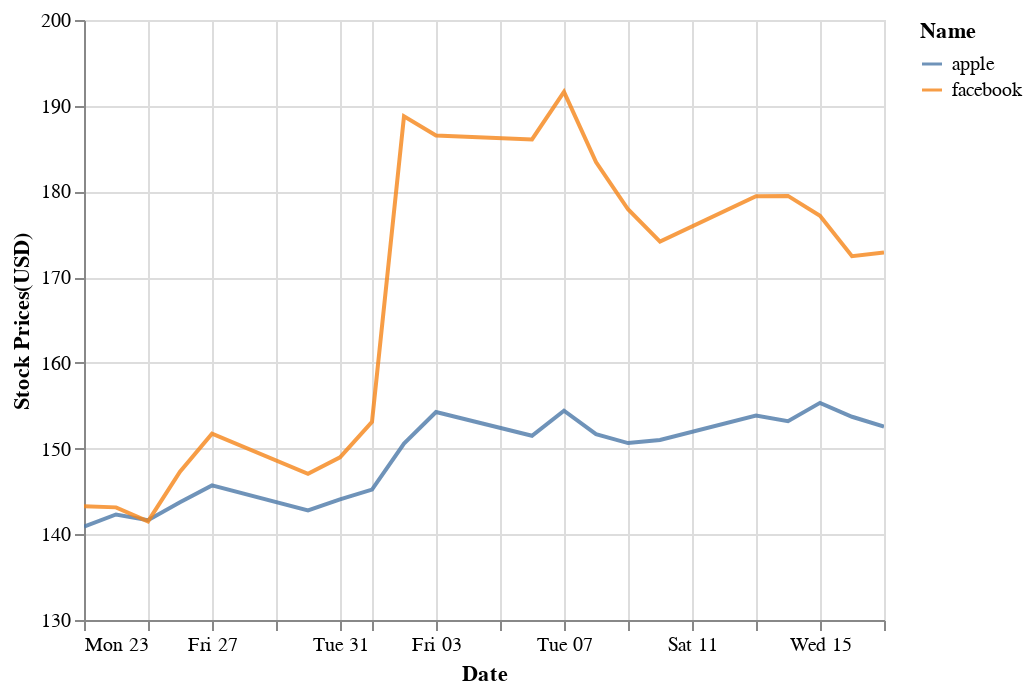

The code cell stored with this chart in its notebook:
### Code cell
chart

### Figure 1 — Vega-Lite specification as saved in the notebook (floating-point values rounded to 4 significant figures)
{"config": {"view": {"continuousWidth": 400, "continuousHeight": 300}}, "data": {"name": "data-8f645c54ff1699d93a41fed33a2a28b5"}, "mark": {"type": "line", "clip": true, "opacity": 0.8}, "encoding": {"color": {"field": "Name", "type": "nominal"}, "x": {"field": "Date", "type": "temporal"}, "y": {"field": "Stock Prices(USD)", "scale": {"domain": [130, 200]}, "stack": null, "type": "quantitative"}}, "$schema": "https://vega.github.io/schema/vega-lite/v4.17.0.json", "datasets": {"data-8f645c54ff1699d93a41fed33a2a28b5": [{"Date": "23 January 2023", "Name": "apple", "Stock Prices(USD)": 140.9}, {"Date": "24 January 2023", "Name": "apple", "Stock Prices(USD)": 142.3}, {"Date": "25 January 2023", "Name": "apple", "Stock Prices(USD)": 141.6}, {"Date": "26 January 2023", "Name": "apple", "Stock Prices(USD)": 143.7}, {"Date": "27 January 2023", "Name": "apple", "Stock Prices(USD)": 145.7}, {"Date": "30 January 2023", "Name": "apple", "Stock Prices(USD)": 142.8}, {"Date": "31 January 2023", "Name": "apple", "Stock Prices(USD)": 144.1}, {"Date": "01 February 2023", "Name": "apple", "Stock Prices(USD)": 145.2}, {"Date": "02 February 2023", "Name": "apple", "Stock Prices(USD)": 150.6}, {"Date": "03 February 2023", "Name": "apple", "Stock Prices(USD)": 154.3}, {"Date": "06 February 2023", "Name": "apple", "Stock Prices(USD)": 151.5}, {"Date": "07 February 2023", "Name": "apple", "Stock Prices(USD)": 154.4}, {"Date": "08 February 2023", "Name": "apple", "Stock Prices(USD)": 151.7}, {"Date": "09 February 2023", "Name": "apple", "Stock Prices(USD)": 150.6}, {"Date": "10 February 2023", "Name": "apple", "Stock Prices(USD)": 151.0}, {"Date": "13 February 2023", "Name": "apple", "Stock Prices(USD)": 153.9}, {"Date": "14 February 2023", "Name": "apple", "Stock Prices(USD)": 153.2}, {"Date": "15 February 2023", "Name": "apple", "Stock Prices(USD)": 155.3}, {"Date": "16 February 2023", "Name": "apple", "Stock Prices(USD)": 153.7}, {"Date": "17 February 2023", "Name": "apple", "Stock Prices(USD)": 152.6}, {"Date": "23 January 2023", "Name": "facebook", "Stock Prices(USD)": 143.3}, {"Date": "24 January 2023", "Name": "facebook", "Stock Prices(USD)": 143.1}, {"Date": "25 January 2023", "Name": "facebook", "Stock Prices(USD)": 141.5}, {"Date": "26 January 2023", "Name": "facebook", "Stock Prices(USD)": 147.3}, {"Date": "27 January 2023", "Name": "facebook", "Stock Prices(USD)": 151.7}, {"Date": "30 January 2023", "Name": "facebook", "Stock Prices(USD)": 147.1}, {"Date": "31 January 2023", "Name": "facebook", "Stock Prices(USD)": 149.0}, {"Date": "01 February 2023", "Name": "facebook", "Stock Prices(USD)": 153.1}, {"Date": "02 February 2023", "Name": "facebook", "Stock Prices(USD)": 188.8}, {"Date": "03 February 2023", "Name": "facebook", "Stock Prices(USD)": 186.5}, {"Date": "06 February 2023", "Name": "facebook", "Stock Prices(USD)": 186.1}, {"Date": "07 February 2023", "Name": "facebook", "Stock Prices(USD)": 191.6}, {"Date": "08 February 2023", "Name": "facebook", "Stock Prices(USD)": 183.4}, {"Date": "09 February 2023", "Name": "facebook", "Stock Prices(USD)": 177.9}, {"Date": "10 February 2023", "Name": "facebook", "Stock Prices(USD)": 174.1}, {"Date": "13 February 2023", "Name": "facebook", "Stock Prices(USD)": 179.4}, {"Date": "14 February 2023", "Name": "facebook", "Stock Prices(USD)": 179.5}, {"Date": "15 February 2023", "Name": "facebook", "Stock Prices(USD)": 177.2}, {"Date": "16 February 2023", "Name": "facebook", "Stock Prices(USD)": 172.4}, {"Date": "17 February 2023", "Name": "facebook", "Stock Prices(USD)": 172.9}]}}
